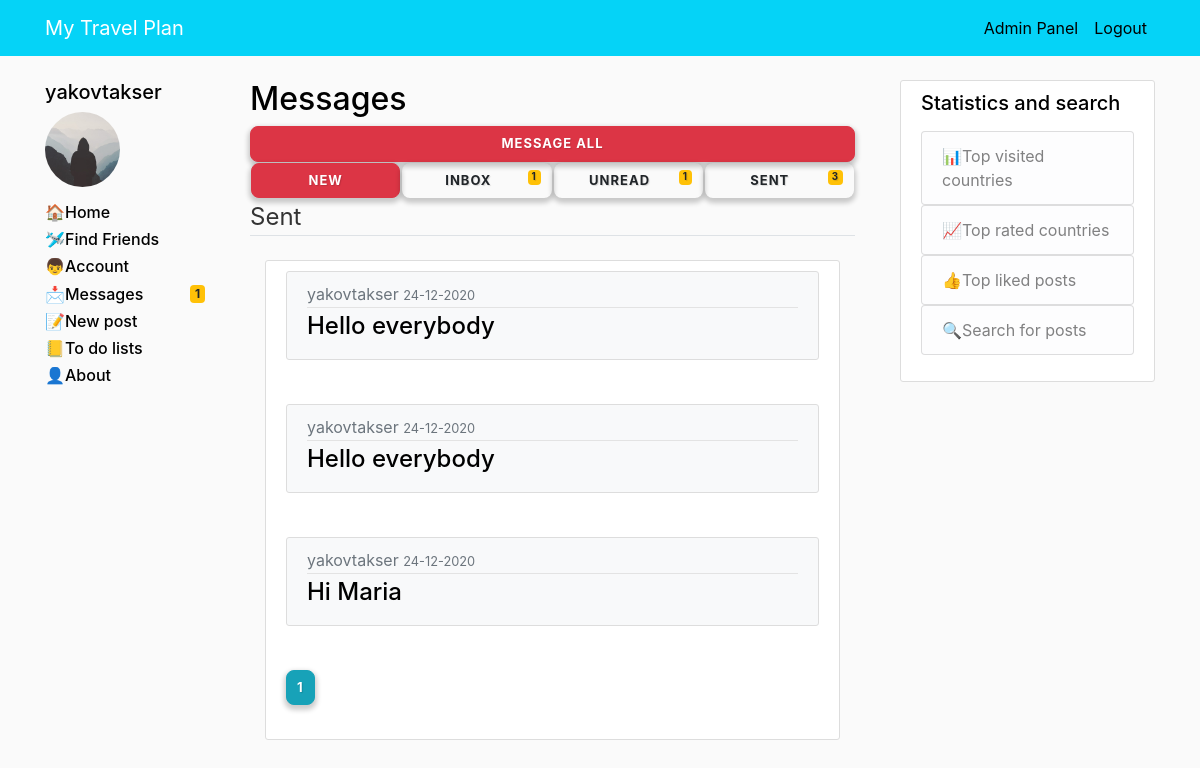
Page /sent (signed in) on the committed database.
### mytravelplan/models.py (models this page shows, shortened)
class User(db.Model, UserMixin):
    id = db.Column(db.Integer, primary_key=True)
    username = db.Column(db.String(20), unique=True, nullable=False)
    email = db.Column(db.String(120), unique=True, nullable=False)
    image_file = db.Column(db.String(20), nullable=False, default='default.jpg')
    password = db.Column(db.String(60), nullable=False)
    first_name = db.Column(db.String(20), nullable=False)
    last_name = db.Column(db.String(20), nullable=False)
    date_of_birth = db.Column(db.DateTime, nullable=True)
    messageReceived = db.relationship('Message', backref='receiverUser', lazy=True)
    comments = db.relationship('Comment', backref='author', lazy=True)
    admin_permissions = db.Column(db.Integer, default=0)
    posts = db.relationship('Post', backref='author', lazy=True)
    to_do_list = db.relationship('Todolist', backref='author', lazy=True)
    amount_of_posts = db.Column(db.Integer, default=0)
    level_of_user = db.Column(db.String(100), default='New')
    verified = db.Column(db.Boolean, default=False)

class Message(db.Model):
    id = db.Column(db.Integer, primary_key=True)
    subject = db.Column(db.String(100), nullable=False)
    date_posted = db.Column(db.DateTime, nullable=False, default=datetime.utcnow)
    content = db.Column(db.Text, nullable=False)
    owner = db.Column(db.String, nullable=False)
    receiver = db.Column(db.String, db.ForeignKey('user.username'),
                         nullable=False)  # Foreign Key to make a relationship with the user by 'user_id' fieldset
    readed = db.Column(db.Boolean, default=False)
    deletedByOwner = db.Column(db.Boolean, default=False)
    deletedByReceiver = db.Column(db.Boolean, default=False)

### mytravelplan/messages/routes.py (the view)
@messages.route('/sent')
@login_required
def sent_messages():
    msg_counters = messages_counters()
    page = request.args.get('page', 1, type=int)
    messages = Message.query.filter_by(owner=current_user.username, deletedByOwner=False).order_by(
        Message.date_posted.desc()).paginate(
        page=page, per_page=5)
    return render_template('sent_messages.html', messages=messages, msg_counters=msg_counters)

### mytravelplan/messages/routes.py (called while the page is built)
@login_required
def messages_counters():
    msg_counters = []
    inboxMessagesCounter = Message.query.filter_by(receiver=current_user.username, deletedByReceiver=False).count()
    msg_counters.append(inboxMessagesCounter)
    unreadMessagesCounter = Message.query.filter_by(receiver=current_user.username, readed=False,
                                                    deletedByReceiver=False).count()
    msg_counters.append(unreadMessagesCounter)
    sentMessagesCounter = Message.query.filter_by(owner=current_user.username, deletedByOwner=False).count()
    msg_counters.append(sentMessagesCounter)
    return msg_counters

### mytravelplan/models.py (called while the page is built)
@login_manager.user_loader
def load_user(user_id):
    return User.query.get(int(user_id))

### mytravelplan/templates/sent_messages.html (shortened to what this page needs)
{% extends "base.html" %}
    {% block content %}
        <div class="container">
            <h2>Messages</h2>
<table style="width:100%">
    <td width="100">
        <a href="{{ url_for('messages.new_message', receiver='Name of receiver here..') }}" class="btn btn-danger btn-md btn-block" role="button">New</a></td>
    <td width="100">
         <a href="{{ url_for('messages.inbox') }}" class="btn btn-md btn-block" ><span class="badge badge-warning pull-right">{{ msg_counters[0] }}</span>Inbox&nbsp; </a>
    </td>
    <td width="100">
        <a href="{{ url_for('messages.unread_messages') }}" class="btn btn-md btn-block"><span class="badge badge-warning pull-right">{{ msg_counters[1] }}</span>Unread&nbsp; </a>
    </td>
     <td width="100">
        <a href="{{ url_for('messages.sent_messages') }}" class="btn btn-md btn-block"><span class="badge badge-warning pull-right">{{ msg_counters[2] }}</span>Sent&nbsp; </a>
    </td>
     {% if current_user.admin_permissions == 1 %}
                <a href="{{ url_for('messages.new_message_to_all') }}" class="btn btn-danger btn-md btn-block" role="button">Message all</a></td>
     {% endif %}
</table>
        <legend class="border-bottom mb-4">Sent</legend>
        <div class="col-md-12  align-top ">
                  <div class="content-section">
                      {% if messages.items %}
                        {% for message in messages.items %}
                               <article class="media content-section text-secondary bg-light">
                                  <div class="media-body" >
                                    <div class="article-metadata">
                                      {{ message.owner }}
                                      <small class="text-muted">{{ message.date_posted.strftime('%d-%m-%Y') }}</small>
                                    </div>
                                    <h4><a class="article-title" href="{{ url_for('messages.message', message_id=message.id) }}">{{ message.subject }}</a></h4>
                                  </div>
                            </article>
                        <br>
                {% endfor %}
                      {% else %}
                      <h4 style="opacity: 0.5; text-align:center;">You have no sent messages</h4>
                      {% endif %}
                {% for page_num in messages.iter_pages(left_edge=1, right_edge=1, left_current=1, right_current=2) %}
                {% if page_num %}
                    {% if messages.page == page_num %}
                        <a class="btn btn-info mb-4" href="{{ url_for('main.home', page=page_num) }}">{{ page_num }}</a>
                    {% else %}
                        <a class="btn btn-outline-info mb-4" href="{{ url_for('main.home', page=page_num) }}">{{ page_num }}</a>
                    {% endif %}
                {% endif %}
                {% endfor %}
                </div>
             </div>
        </div>
    {% endblock %}

### mytravelplan/templates/base.html (shortened to what this page needs)
<!DOCTYPE html>
<html lang="en">
<head>
    <link rel="stylesheet" href="https://stackpath.bootstrapcdn.com/bootstrap/4.3.1/css/bootstrap.min.css">
    <link href="https://maxcdn.bootstrapcdn.com/font-awesome/4.7.0/css/font-awesome.min.css" rel="stylesheet">
    <link rel="stylesheet" href="https://maxcdn.bootstrapcdn.com/bootstrap/4.1.3/css/bootstrap.min.css" />
<link rel="stylesheet" href="http://bootstraptema.ru/plugins/2015/kw-count/kwcount.css" />
    <link rel="stylesheet" type="text/css" href="{{ url_for('static', filename='main.css') }}">
</head>
<body>
    <header class="site-header">
      <nav class="navbar navbar-expand-md navbar-dark bg-steel fixed-top">
        <div class="container">
          <a class="navbar-brand mr-4" href="/">My Travel Plan</a>
          <div class="collapse navbar-collapse" id="navbarToggle">
            <div class="navbar-nav">
                {% if current_user.is_authenticated %}
                    {% if current_user.admin_permissions == 1 %}
                        <a class="nav-item nav-link" href="{{ url_for('users.admin') }}">Admin Panel</a>
                    {% endif %}
                <a class="nav-item nav-link" href="{{ url_for('users.logout') }}">Logout</a>
                {% else %}
              <a class="nav-item nav-link" href="{{ url_for('users.login') }}">Login</a>
              <a class="nav-item nav-link" href="{{ url_for('users.register') }}">Register</a>
                {% endif %}
            </div>
          </div>
        </div>
      </nav>
    </header>
        <main role="main" class="container">
      <div class="row">
            <div class="col-md-2">
                 {% if current_user.is_authenticated %}
                 <h5>{{ current_user.username }}</h5>
                    <div class="media">
                        <img class="rounded-circle account-img" style="width: 75px;height: 75px;" src="{{ url_for('static', filename='profile_pics/' + current_user.image_file)}}">
                    </div>
                {% endif %}
                <h6><a  href="{{ url_for('main.home') }}" style="color:#000000">&#127968;Home</a></h6>
                <h6><a  href="{{ url_for('main.find_friends') }}" style="color:#000000">&#128745;Find Friends</a></h6>
                {% if current_user.is_authenticated %}
                <h6><a  href="{{ url_for('users.account', username=current_user.username) }}" style="color:#000000">&#128102;Account</a></h6>
                <h6><a  href="{{ url_for('messages.inbox') }}" style="color:#000000">&#128233;<span class="badge badge-warning pull-right">{{ msg_counters[1] }}</span>Messages</a></h6>
                <h6><a  href="{{ url_for('posts.new_post', username=current_user.username) }}" style="color:#000000">&#128221;New post</a></h6>
                <h6><a  href="{{ url_for('todolists.to_do_lists', post_id=0, to_do_list_id=0) }}" style="color:#000000">&#128210;To do lists</a></h6>
                {% endif %}
                <h6><a  href="{{ url_for('main.about') }}" style="color:#000000">&#128100;About</a></h6>
        </div>
        <div class="col-md-7">
          {% block content %}{% endblock %}
        </div>
        <div class="col-md-3">
          <div class="content-section">
              <h5>Statistics and search</h5>
            <p class='text-muted'>
              <ul class="list-group">
              <a href="{{ url_for('main.most_visited_countries') }}"><li class="list-group-item list-group-item-light">&#128202;Top visited countries</li></a>
              <a href="{{ url_for('main.most_rated_countries') }}"><li class="list-group-item list-group-item-light">&#128200;Top rated countries</li></a>
              <a href="{{ url_for('main.most_liked_posts') }}"><li class="list-group-item list-group-item-light">&#128077;Top liked posts</li></a>
              <a href="{{ url_for('main.search') }}"><li  class="list-group-item list-group-item-light">&#128269;Search for posts</li></a>
              </ul>
            </p>
          </div>
        </div>
      </div>
    </main>
</body>
</html>

### mytravelplan/static/main.css (style rules this page uses)
body { background: #fafafa; color: #333333; margin-top: 5rem; }
h1, h2, h3, h4, h5, h6 { color: black; }
.bg-steel { background-color:#05d3f7; }
.site-header .navbar-nav .nav-link { color: black; }
.content-section { background: #ffffff; padding: 10px 20px; border: 1px solid #dddddd; border-radius: 3px; margin-bottom: 20px; }
.article-title { color: black; }
.article-metadata { padding-bottom: 1px; margin-bottom: 4px; border-bottom: 1px solid #e3e3e3 }
.account-img { height: 125px; width: 125px; margin-right: 20px; margin-bottom: 16px; }
.btn { border-radius: 8px; font-size: 13px; font-weight: bold; letter-spacing: 1px; padding: 7px 10px; text-shadow: 1px 1px 1px rgba(0, 0, 0, 0.14); text-transform: uppercase; box-shadow: 0 3px 5px 2px rgba(0, 0, 0, 0.2); }

### rows in the picture
User: username "yakovtakser", image_file (placeholder picture)
Message: owner "yakovtakser", date_posted "24-12-2020", subject "Hello everybody"
Message: owner "yakovtakser", date_posted "24-12-2020", subject "Hello everybody"
Message: owner "yakovtakser", date_posted "24-12-2020", subject "Hi Maria"

### other values in the picture
{{ msg_counters[1] }} "1"
{{ msg_counters[0] }} "1"
{{ msg_counters[2] }} "3"
{{ page_num }} "1"
